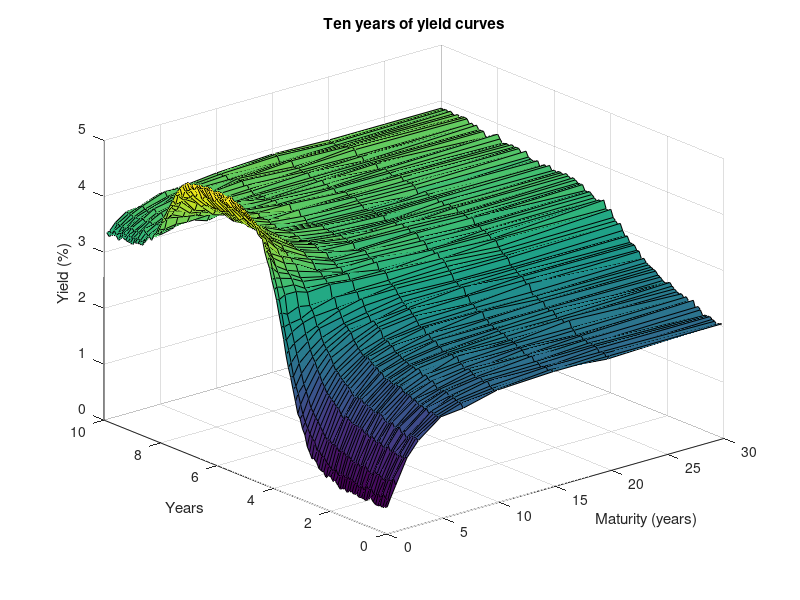

The MATLAB script that drew this image:
% Ten years of month-end yield curves through a policy cycle: rates near zero,
% a hiking cycle that inverts the curve, then cuts that steepen it again.
rng(8);
months = 120;
mat = [0.25 0.5 1 2 3 5 7 10 15 20 30];
t = (1:months)';
policy = 0.25 + 4.75 ./ (1 + exp(-(t - 45)/5)) - 1.75 ./ (1 + exp(-(t - 95)/4));
longrun = 2.0 + 1.6 ./ (1 + exp(-(t - 40)/10)) + 0.15*cumsum(randn(months, 1))/sqrt(months);
lam = 2.5;
Y = zeros(months, numel(mat));
for m = 1:months
    w = exp(-mat / lam);
    hump = 0.4 * (mat/lam) .* exp(1 - mat/lam);
    Y(m, :) = policy(m)*w + longrun(m)*(1 - w) + 0.3*hump*(policy(m) > longrun(m));
end
Y = Y + 0.03*randn(size(Y));

spread = Y(:, 8) - Y(:, 4);           % 10-year minus 2-year
fprintf('2s10s spread from %+.2f to %+.2f points\n', max(spread), min(spread));
fprintf('curve inverted in %d of %d months\n', sum(spread < 0), months);

[MM, TT] = meshgrid(mat, t/12);
surf(MM, TT, Y);
view(-40, 28);
title('Ten years of yield curves');
xlabel('Maturity (years)');
ylabel('Years');
zlabel('Yield (%)');
